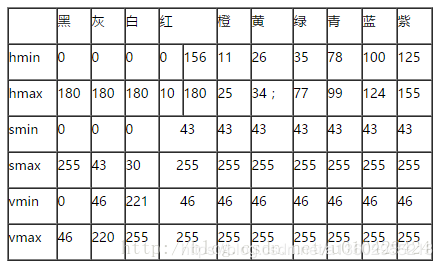
#> input picture image/10.jpg, 443 x 268 px
$ python threshold_adapt.py
#> lines starting #> are read from the running program, lines starting #| are printed output that depends on the picture; after the words box and inside, x2 and y2 are one past the last pixel; in counts of white or black regions, pixels touching at a corner belong together
import cv2
import numpy as np
import matplotlib.pyplot as plt

# 自适应阈值（局部二值化）
img = cv2.imread('image/10.jpg', 0)
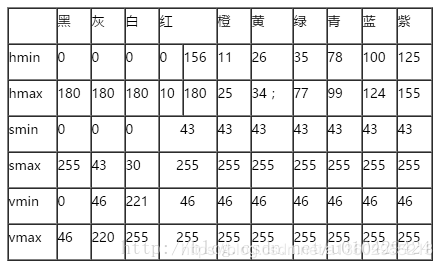
#> img: shape (268, 443); min 0, max 255, mean 228.8
img = cv2.GaussianBlur(img, (5, 5), 0)  # 去除噪声
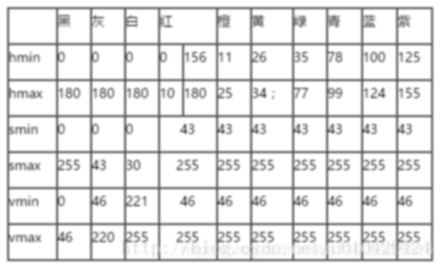
#> img: shape (268, 443); min 93, max 255, mean 228.8

ret, th1 = cv2.threshold(img, 127, 255, cv2.THRESH_BINARY)
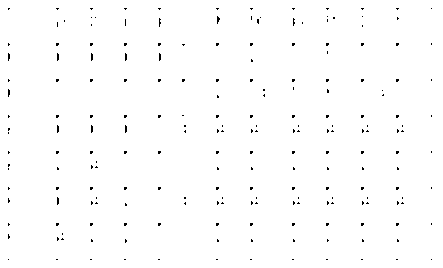
#> th1: shape (268, 443); 99% white; black in thin lines or dots, all inside (x1, y1, x2, y2) = (8, 8, 432, 260)
# ret, th1 = cv2.threshold(img, 127, 255, cv2.THRESH_OTSU)

th2 = cv2.adaptiveThreshold(img, 255, cv2.ADAPTIVE_THRESH_MEAN_C, cv2.THRESH_BINARY, 9, 2)
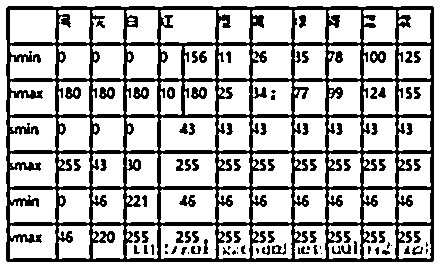
#> th2: shape (268, 443); 72.9% white; 92 black regions (17 under 20 px), largest, box (x1, y1, x2, y2) and area: (6, 6, 434, 262) 27864, (65, 87, 81, 99) 134, (99, 87, 115, 99) 134
th3 = cv2.adaptiveThreshold(img, 255, cv2.ADAPTIVE_THRESH_GAUSSIAN_C, cv2.THRESH_BINARY, 9, 2)
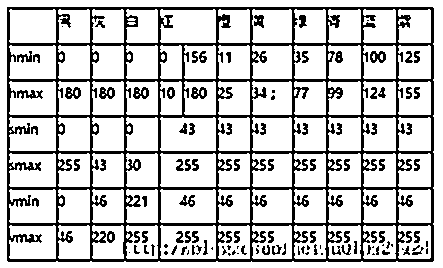
#> th3: shape (268, 443); 77.4% white; 115 black regions (32 under 20 px), largest, box (x1, y1, x2, y2) and area: (7, 7, 434, 262) 22209, (17, 90, 43, 99) 135, (370, 51, 386, 63) 123

titles = ['Original Image', 'Global Thresholding (v=127)',
          'Adaptive Mean Thresholding', 'Adapting Gaussian Thresholding']

images = [img, th1, th2, th3]
for i in range(4):
    plt.subplot(2, 2, i + 1)
    plt.imshow(images[i], 'gray')
    plt.title(titles[i])
    plt.xticks([])
    plt.yticks([])

plt.show()

$ run again, with image/11.jpg copied over image/10.jpg
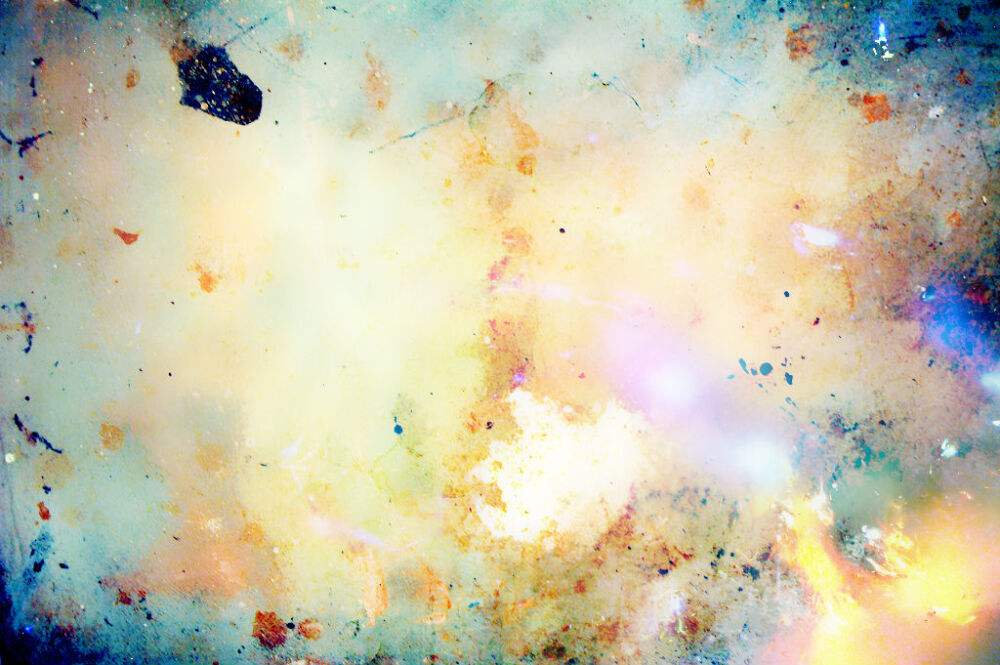
#> input picture image/11.jpg, 1000 x 665 px
#> `ret, th1 = cv2.threshold(img, 127, 255, cv2.THRESH_BINARY)`:
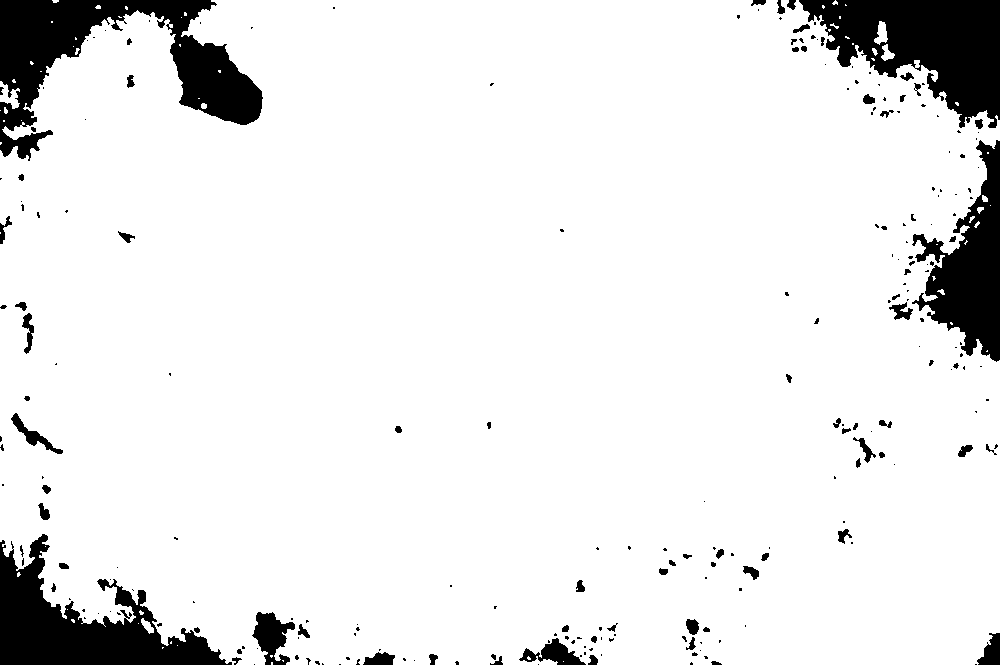
#> th1: shape (665, 1000); 91% white; 240 black regions (159 under 20 px), largest, box (x1, y1, x2, y2) and area: (0, 0, 263, 161) 15705, (799, 0, 1000, 128) 14352, (0, 534, 232, 665) 12627
#> th2: shape (665, 1000); 77.3% white; 6849 black regions (5001 under 20 px), largest, box (x1, y1, x2, y2) and area: (169, 33, 262, 126) 3503, (859, 0, 933, 68) 1529, (18, 611, 120, 665) 1238
#> `th3 = cv2.adaptiveThreshold(img, 255, cv2.ADAPTIVE_THRESH_GAUSSIAN_C, ..`:
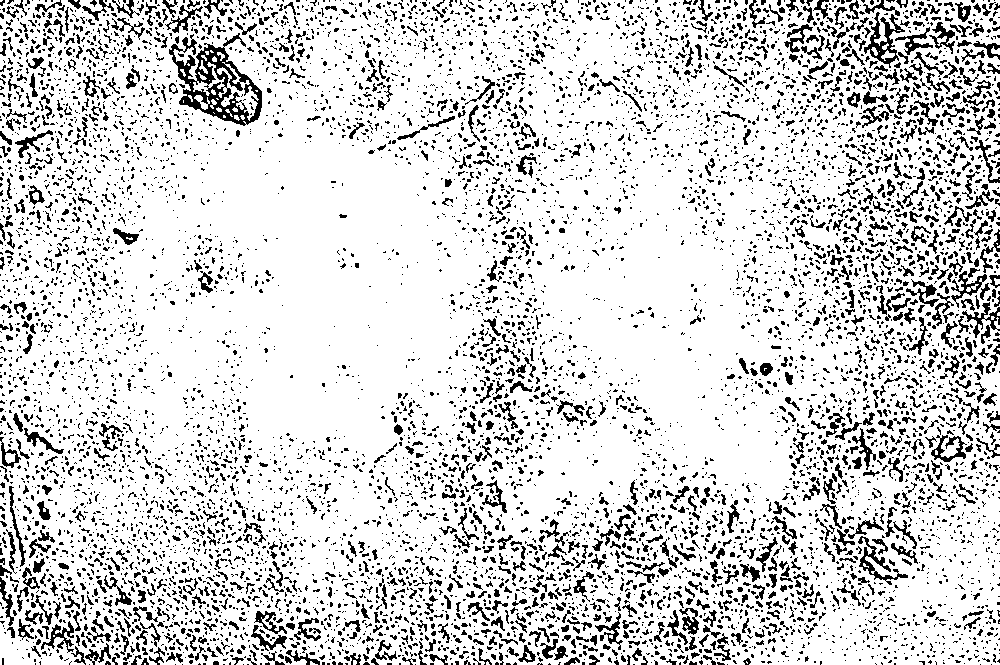
#> th3: shape (665, 1000); 83.7% white; black in thin lines or dots
